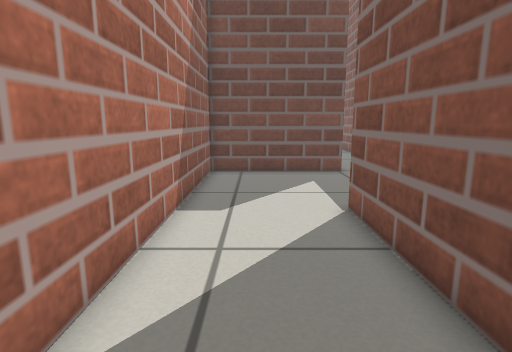
View 1 (above)

22 first-person views from a walk through a world built for the Gazebo simulator. The camera is 0.5 m above the floor, tilts 10° down and sees 80° across. The floor is counted in squares, 0.2 m on a side. Each view is taken from the middle of a square. On the plan, view 1 faces up. The plan holds only what a view shows up to about 19 squares ahead; the rest is blank.

View 2
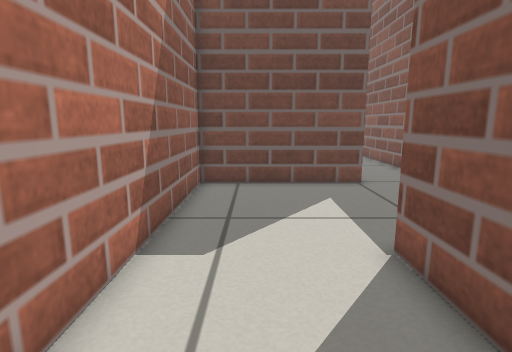

View 3
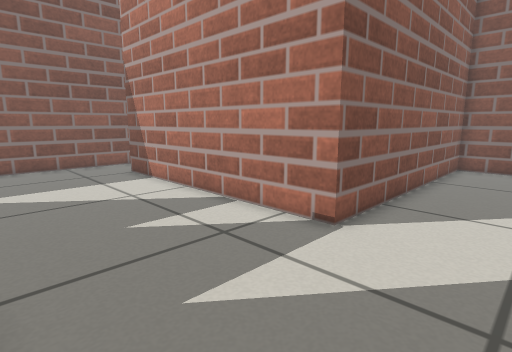

View 4
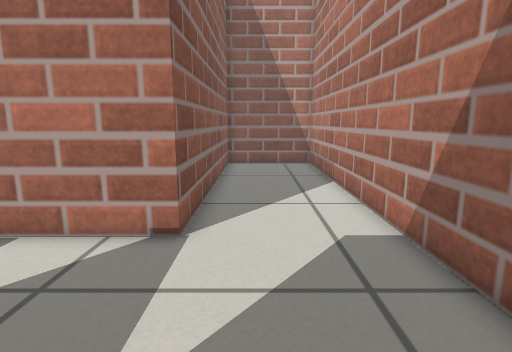

View 5
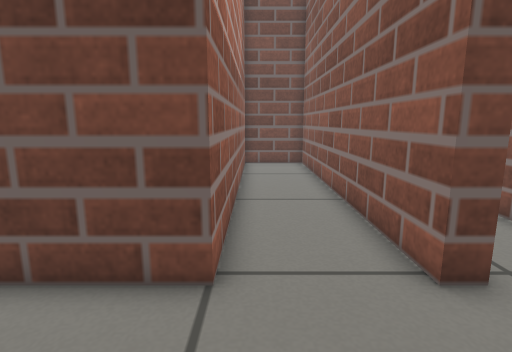

View 6
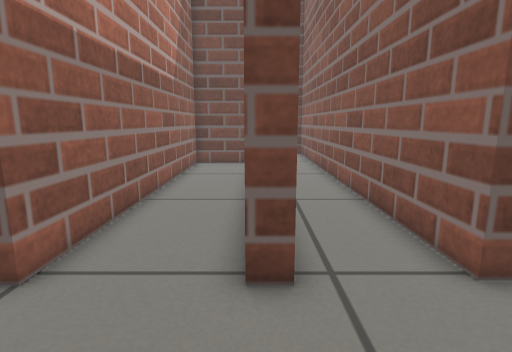

View 7
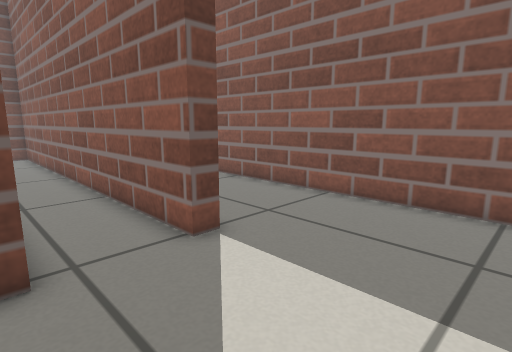

View 8
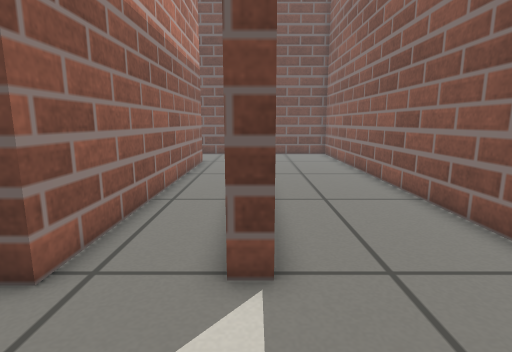

View 9
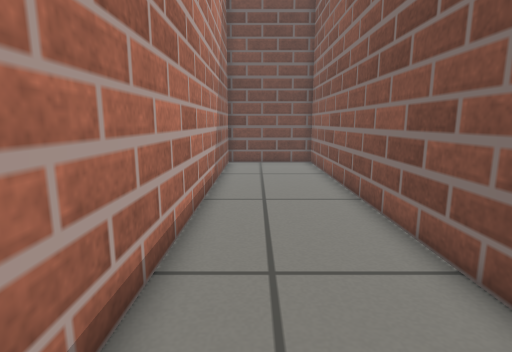

View 10
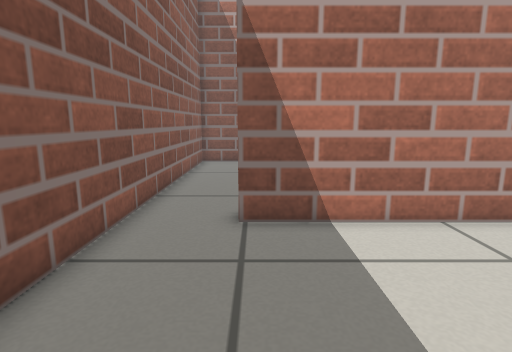

View 11
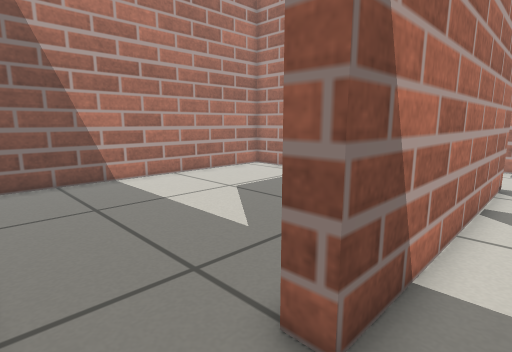

View 12
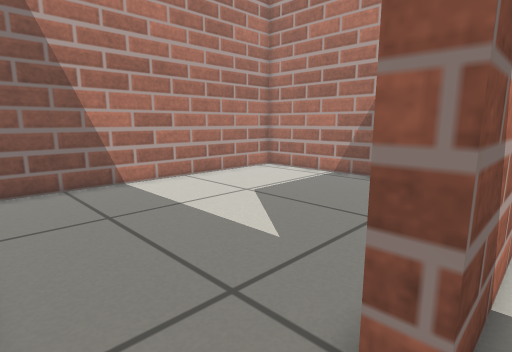

View 13
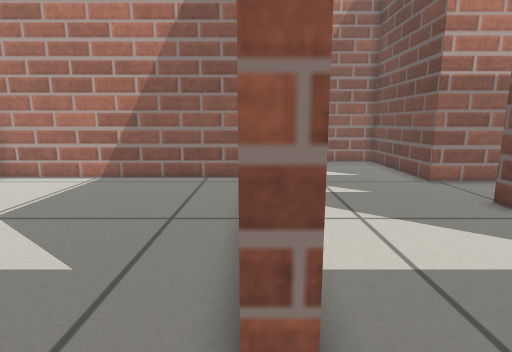

View 14
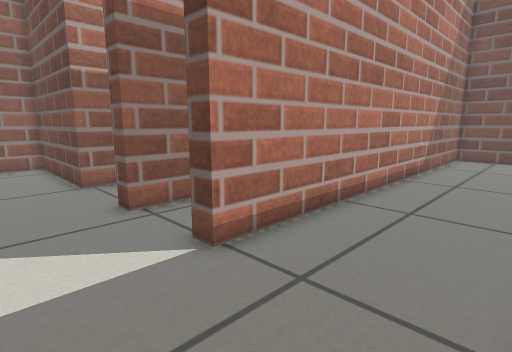

View 15
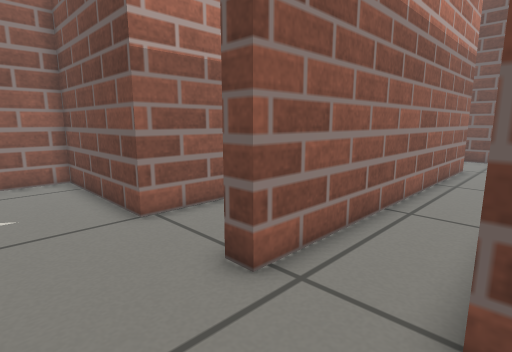

View 16
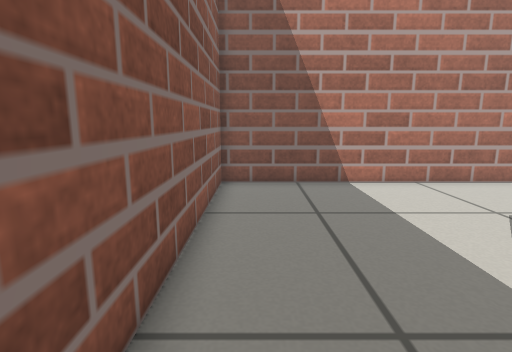

View 17
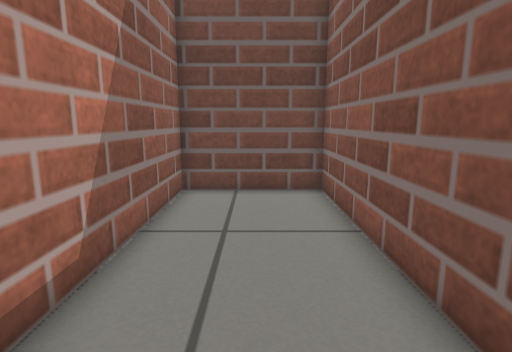

View 18
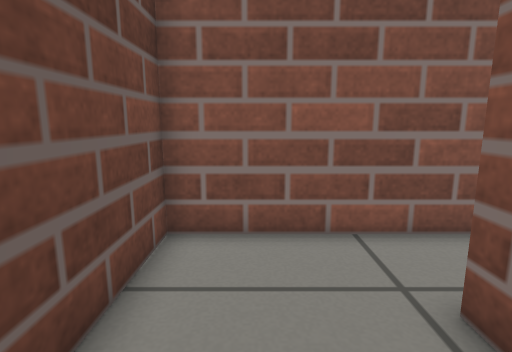

View 19
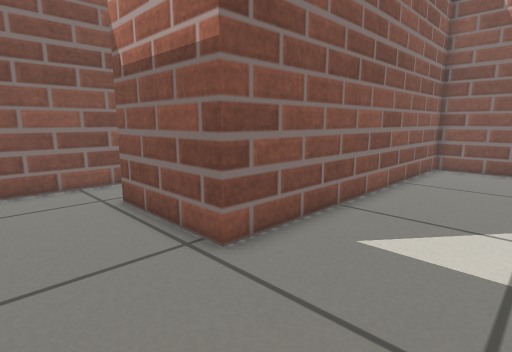

View 20
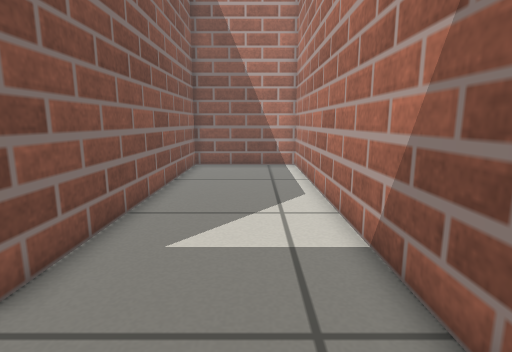

View 21
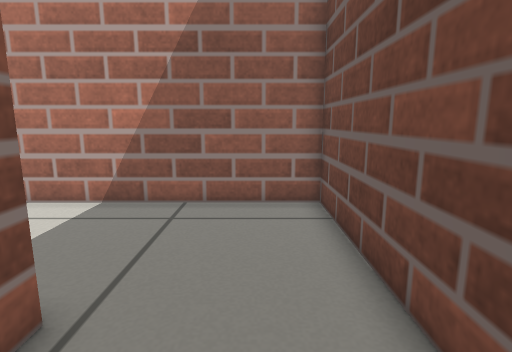

View 22
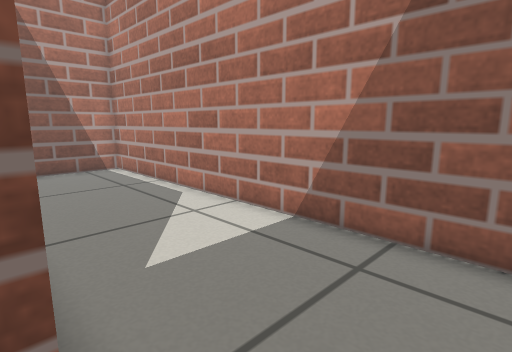

### Floor plan
Ten units are one square. View 1 is at (0, 0); x grows to the right and y downward. Boxes are objects, and circles mark ways between rooms. Rooms are numbered by the first view taken in them; rooms with no view inside come last. Other rooms are left out.
<svg viewBox="-28 -355 207 395">
<path fill="none" stroke="#000" d="M43 -154 -23 -154 -23 35 27 35 27 -86 44 -86M78 -154 78 -296 43 -296 43 -154M44 -86 74 -86M50 -350 -23 -350 -23 -161 36 -161 36 -303 86 -303 86 -154 78 -154M123 -154 115 -154 115 -350 70 -350M74 -86 124 -86M124 -86 144 -86M174 -85 174 -350 123 -350 123 -154M144 -86 144 -77M34 -72 34 35 174 35 174 -85"/>
<circle cx="35" cy="-120" r="3" fill="#2a7"/>
<circle cx="80" cy="-120" r="3" fill="#2a7"/>
<circle cx="120" cy="-120" r="3" fill="#2a7"/>
<circle cx="160" cy="-80" r="3" fill="#2a7"/>
<text x="10" y="-70">1</text>
<text x="60" y="-190">2</text>
<text x="30" y="-240">3</text>
<text x="150" y="-220">4</text>
<text x="110" y="-20">5</text>
</svg>
Room 1 opens to room 2. Room 2 opens to room 3. Room 3 opens to room 4. Room 4 opens to room 5.

Where each view was taken, in squares from view 1:
view 1: 0 up, 0 right, facing up
view 2: 3 up, 0 right, facing up
view 3: 15 up, 1 left, facing down-right
view 4: 15 up, 1 right, facing down
view 5: 11 up, 5 right, facing up
view 6: 11 up, 8 right, facing up
view 7: 10 up, 8 right, facing up-right
view 8: 11 up, 12 right, facing up
view 9: 16 up, 14 right, facing up
view 10: 16 up, 14 right, facing down
view 11: 10 up, 17 right, facing down-left
view 12: 9 up, 17 right, facing down-left
view 13: 8 up, 17 right, facing left
view 14: 12 up, 17 right, facing up-left
view 15: 12 up, 12 right, facing up-left
view 16: 9 up, 16 right, facing down
view 17: 24 up, 15 right, facing up
view 18: 33 up, 5 right, facing right
view 19: 34 up, 1 left, facing down-right
view 20: 34 up, 0 right, facing down
view 21: 33 up, 7 right, facing left
view 22: 33 up, 4 right, facing down-left
